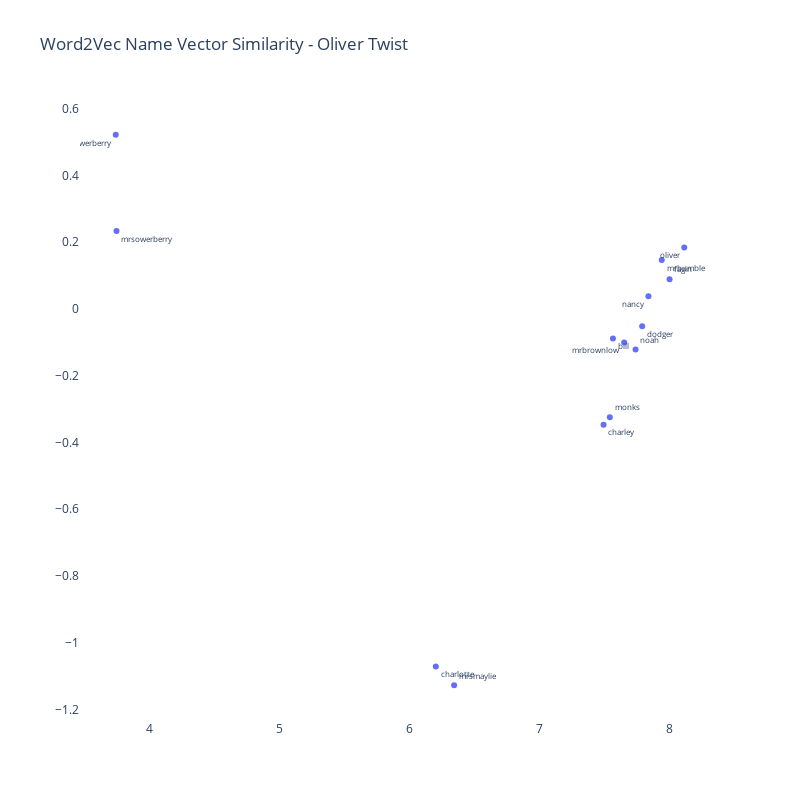

Notebook cell for this chart:
### Markdown cell above
#### Plot flattened embeddings for Oliver Twist

### Code cell
character_list_OT = [x.lower() for x in character_list_OT]

df_OT = w2v_df_OT[w2v_df_OT['label'].isin(character_list_OT)]


text_pos_OT = [x for x in np.random.choice(['top left', 
                                         'bottom left',
                                         'top right',
                                         'bottom right'], 
                                          len(df_OT),
                                          p=[.2,.3,.3,.2])]


trace_OT = go.Scatter(x=df_OT['x'],
                   y=df_OT['y'],
                   mode='markers+text', 
                   textposition=text_pos_OT,
                   text=df_OT['label'],
                   textfont=dict(size=8),
                   hoverinfo='text')



fig = go.Figure([trace_OT])

fig.update_layout(go.Layout(
    title='Word2Vec Name Vector Similarity - Oliver Twist',
    ),
    hovermode='closest',
    plot_bgcolor='white',
    paper_bgcolor='white',
    width=800,
    height=800
)

### Figure 1 — Plotly figure (JSON) as saved in the notebook; plotly's stock layout.template omitted (floating-point values rounded to 4 significant figures)
{"data": [{"hoverinfo": "text", "mode": "markers+text", "text": ["oliver", "mrbumble", "bill", "mrsowerberry", "mrssowerberry", "charlotte", "noah", "dodger", "fagin", "charley", "nancy", "mrbrownlow", "monks", "mrsmaylie"], "textfont": {"size": 8}, "textposition": ["bottom left", "bottom right", "bottom right", "bottom right", "bottom left", "bottom right", "top right", "bottom right", "top right", "bottom right", "bottom left", "bottom left", "top right", "top right"], "type": "scatter", "x": [8.115, 7.942, 7.566, 3.746, 3.74, 6.203, 7.74, 7.791, 8.002, 7.494, 7.839, 7.653, 7.542, 6.344], "y": [0.1836, 0.1465, -0.08923, 0.2332, 0.5216, -1.072, -0.1217, -0.05181, 0.08883, -0.3471, 0.03736, -0.1008, -0.3245, -1.128]}], "layout": {"height": 800, "hovermode": "closest", "paper_bgcolor": "white", "plot_bgcolor": "white", "title": {"text": "Word2Vec Name Vector Similarity - Oliver Twist"}, "width": 800}}
